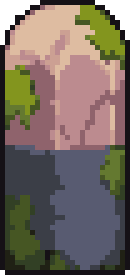
#> input picture art/source/park_stone/park_stone_column.png, 26 x 55 px (shown 5 times larger)
$ python fix_cp_pond.py
#> lines starting #> are read from the running program, lines starting #| are printed output that depends on the picture; after the words box and inside, x2 and y2 are one past the last pixel; in counts of white or black regions, pixels touching at a corner belong together
### tools/aseprite_io.py
#!/usr/bin/env python3
"""aseprite_io.py: write and read .aseprite sources without the Aseprite app (RGBA, one layer, N frames).

Why: the polish step (docs/WORKFLOW.md step 7) needs an .aseprite source newer than the cut. The Aseprite MCP runs
on the owner's Mac, which may be asleep during unattended runs. This writes a standard Aseprite 1.3 file (32-bit RGBA,
zlib cels, a tag per animation) that the app opens normally, and reads one back to check it.

  python3 -I tools/aseprite_io.py write OUT.aseprite FRAME1.png [FRAME2.png ...] [--ms 100] [--layer art]
  python3 -I tools/aseprite_io.py sheet OUT.aseprite SHEET.png FW FH [--ms 100]   # a sheet cut into frames
  python3 -I tools/aseprite_io.py check OUT.aseprite REF.png [FW FH]               # pixel-identical round trip
"""
import struct, sys, zlib
import numpy as np
from PIL import Image


def _chunk(kind, data):
    return struct.pack('<IH', len(data) + 6, kind) + data


def _string(s):
    b = s.encode('utf8')
    return struct.pack('<H', len(b)) + b


def write(path, frames, ms=100, layer='art'):
    """frames: list of HxWx4 uint8 arrays, all the same size."""
    h, w = frames[0].shape[:2]
    out = []
    for i, f in enumerate(frames):
        chunks = []
        if i == 0:
            chunks.append(_chunk(0x2004, struct.pack('<HHHHHHB3x', 3, 0, 0, 0, 0, 0, 255) + _string(layer)))
        a = np.ascontiguousarray(f.astype(np.uint8))
        a[a[..., 3] == 0] = 0
        cel = struct.pack('<HhhBHh5x', 0, 0, 0, 255, 2, 0) + struct.pack('<HH', w, h) + zlib.compress(a.tobytes(), 9)
        chunks.append(_chunk(0x2005, cel))
        body = b''.join(chunks)
        out.append(struct.pack('<IHHH2xI', len(body) + 16, 0xF1FA, len(chunks), ms, len(chunks)) + body)
    body = b''.join(out)
    head = struct.pack('<IHHHHHIHII B3x H BB hhHH', 128 + len(body), 0xA5E0, len(frames), w, h, 32, 1, 100, 0, 0,
                       0, 0, 1, 1, 0, 0, 16, 16)
    head += b'\0' * (128 - len(head))
    open(path, 'wb').write(head + body)


# [20 lines left out: function read, not called in this run]


def _png(p):
    return np.array(Image.open(p).convert('RGBA'))


def _cut(sheet, fw, fh):
    return [sheet[y:y + fh, x:x + fw] for y in range(0, sheet.shape[0] - fh + 1, fh)
            for x in range(0, sheet.shape[1] - fw + 1, fw)]


# [17 lines that do not run on import are left out]

### tools/fix_cp_pond.py
#!/usr/bin/env python3
"""fix_cp_pond.py: the stepping stone cut at the water (art/cp-pond-06nov, 6 Nov 2026, 0 credits, hand fix by rule).

  python3 -I tools/fix_cp_pond.py      -> riverwalk/art/scene/park_stone.png, art/source/park_stone/ (edits.json, .aseprite)

The owner (6 Nov, the tall pond): "this thing looks weird". The stone filled its whole 52 px box down to the bottom of
the world and the pond was drawn half see-through over its lower part: a grey glass pillar standing in the water. A
stepping stone is a rock whose top sticks out of the water. Every STONE box (City Park and City Park tall, the pond
and the creek) has its top 20 px over the water's surface (box y0 332, water 352; flat level 188 and 208).

The rule, on the 26 x 55 column made by tools/polish_cp_props.py (kept as art/source/park_stone/park_stone_column.png):
  1. keep rows 0-29: the rounded top and the rock face down to the art's own wet band (row 29, where its grey starts)
  2. splice out the 10 straight rows of the sides that join best (the same band cost as polish_cp_props.py)
  3. add one ink row under it: the waterline, the same row as the pond's own dark edge line (y 351)
  4. hand rule for the splice's specks: a lone pixel (no 8-neighbour of its colour) not touching the outline takes
     the colour most of its 8 neighbours have (each pixel recorded in edits.json; the rim's lone pixels are detail)
The rock is then 26 x 21 (the box's 24 + its outline each side; its top row the outline over the box's top).
scene.lua draws it standing on the water, and only there a dark reflection wobbling under it; the box is unchanged.
"""
import os, sys, json, shutil
import numpy as np
from PIL import Image
sys.path.insert(0, os.path.dirname(os.path.abspath(__file__)))
import aseprite_io

ROOT = os.path.dirname(os.path.dirname(os.path.abspath(__file__)))
NAME = 'park_stone'
SRC = os.path.join(ROOT, 'art/source', NAME)
COLUMN = os.path.join(SRC, NAME + '_column.png')
OUT = os.path.join(ROOT, 'riverwalk/art/scene', NAME + '.png')
KEEP, SPLICE, LO, HI = 30, 10, 8, 19


def band_cost(a, al, i, k):
    p, q, pa, qa = a[i - 1], a[i + k], al[i - 1], al[i + k]
    both = pa & qa
    d = np.sqrt(((p.astype(int) - q.astype(int)) ** 2).sum(-1))[both].sum()
    return d + 400 * (pa ^ qa).sum()


def main():
    if not os.path.exists(COLUMN):                       # the column as polish_cp_props.py made it (once)
        shutil.copyfile(OUT, COLUMN)
    im = np.array(Image.open(COLUMN).convert('RGBA'))
#> im is the input picture: shape (55, 26, 4); mean R, G, B, A 108.5, 96.7, 87.3, 244.8
    assert im.shape[:2] == (55, 26), im.shape
    rgb, al = im[..., :3].copy(), im[..., 3] > 127
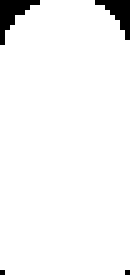
#> al: shape (55, 26) bool (shown 5 times larger); 96% white; 4 black regions (2 under 20 px), largest, box (x1, y1, x2, y2) and area: (0, 0, 8, 9) 30, (19, 0, 26, 8) 25
    rgb, al = rgb[:KEEP], al[:KEEP]
#> rgb: shape (30, 26, 3)
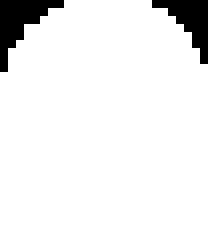
#> al: shape (30, 26) bool (shown 8 times larger); 92.9% white; 2 black regions, box (x1, y1, x2, y2) and area: (0, 0, 8, 9) 30, (19, 0, 26, 8) 25
    at = min(range(LO, HI + 1), key=lambda i: band_cost(rgb, al, i, SPLICE))
#> in band_cost, `p, q, pa, qa = a[i - 1], a[i + k], al[i - 1], al[i + k]`: p = 26 rows, first 8: [0, 0, 0], [21, 17, 22], [204, 160, 147], [222, 188, 161], [222, 188, 161], [222, 188, 161], [222, 188, 161], [222, 188, 161]; q = 26 rows, first 8: [21, 17, 22], [131, 149, 30], [131, 149, 30], [131, 149, 30], [131, 149, 30], [131, 149, 30], [70, 86, 35], [143, 99, 108]
#> in band_cost, `d = np.sqrt(((p.astype(int) - q.astype(int)) ** 2).sum(-1))[both].sum()`: d = 2829.3
#> in band_cost (call 2), `p, q, pa, qa = a[i - 1], a[i + k], al[i - 1], al[i + k]`: q = 26 rows, first 8: [21, 17, 22], [131, 149, 30], [131, 149, 30], [131, 149, 30], [131, 149, 30], [131, 149, 30], [131, 149, 30], [100, 121, 48]
#> in band_cost (call 3), `p, q, pa, qa = a[i - 1], a[i + k], al[i - 1], al[i + k]`: p = 26 rows, first 8: [21, 17, 22], [143, 99, 108], [222, 188, 161], [222, 188, 161], [222, 188, 161], [222, 188, 161], [222, 188, 161], [222, 188, 161]; q = 26 rows, first 8: [21, 17, 22], [100, 121, 48], [131, 149, 30], [131, 149, 30], [131, 149, 30], [131, 149, 30], [131, 149, 30], [70, 86, 35]
#> in band_cost (call 4), `p, q, pa, qa = a[i - 1], a[i + k], al[i - 1], al[i + k]`: p = 26 rows, first 8: [21, 17, 22], [204, 160, 147], [222, 188, 161], [222, 188, 161], [188, 139, 143], [204, 160, 147], [204, 160, 147], [222, 188, 161]; q = 26 rows, first 8: [21, 17, 22], [100, 121, 48], [100, 121, 48], [100, 121, 48], [100, 121, 48], [131, 149, 30], [70, 86, 35], [70, 86, 35]
#> in band_cost (call 5), `p, q, pa, qa = a[i - 1], a[i + k], al[i - 1], al[i + k]`: p = 26 rows, first 8: [21, 17, 22], [204, 160, 147], [204, 160, 147], [204, 160, 147], [188, 139, 143], [188, 139, 143], [188, 139, 143], [188, 139, 143]; q = 26 rows, first 8: [21, 17, 22], [100, 121, 48], [100, 121, 48], [70, 86, 35], [100, 121, 48], [131, 149, 30], [70, 86, 35], [143, 99, 108]
#> in band_cost (call 6), `p, q, pa, qa = a[i - 1], a[i + k], al[i - 1], al[i + k]`: p = 26 rows, first 8: [21, 17, 22], [204, 160, 147], [204, 160, 147], [204, 160, 147], [204, 160, 147], [204, 160, 147], [188, 139, 143], [143, 99, 108]; q = 26 rows, first 8: [21, 17, 22], [70, 86, 35], [70, 86, 35], [143, 99, 108], [100, 121, 48], [100, 121, 48], [143, 99, 108], [143, 99, 108]
#> in band_cost (call 7), `p, q, pa, qa = a[i - 1], a[i + k], al[i - 1], al[i + k]`: p = 26 rows, first 8: [21, 17, 22], [204, 160, 147], [204, 160, 147], [100, 121, 48], [131, 149, 30], [143, 99, 108], [143, 99, 108], [143, 99, 108]; q = 26 rows, first 8: [21, 17, 22], [70, 86, 35], [143, 99, 108], [143, 99, 108], [70, 86, 35], [100, 121, 48], [143, 99, 108], [143, 99, 108]
#> in band_cost (call 8), `p, q, pa, qa = a[i - 1], a[i + k], al[i - 1], al[i + k]`: p = 26 rows, first 8: [21, 17, 22], [131, 149, 30], [131, 149, 30], [131, 149, 30], [70, 86, 35], [70, 86, 35], [143, 99, 108], [143, 99, 108]; q = 26 rows, first 8: [21, 17, 22], [50, 64, 37], [143, 99, 108], [143, 99, 108], [143, 99, 108], [70, 86, 35], [143, 99, 108], [143, 99, 108]
#> in band_cost (call 9), `p, q, pa, qa = a[i - 1], a[i + k], al[i - 1], al[i + k]`: p = 26 rows, first 8: [21, 17, 22], [131, 149, 30], [131, 149, 30], [131, 149, 30], [131, 149, 30], [131, 149, 30], [143, 99, 108], [143, 99, 108]; q = 26 rows, first 8: [21, 17, 22], [143, 99, 108], [143, 99, 108], [143, 99, 108], [143, 99, 108], [143, 99, 108], [143, 99, 108], [143, 99, 108]
#> in band_cost (call 10), `p, q, pa, qa = a[i - 1], a[i + k], al[i - 1], al[i + k]`: p = 26 rows, first 8: [21, 17, 22], [131, 149, 30], [131, 149, 30], [131, 149, 30], [131, 149, 30], [131, 149, 30], [70, 86, 35], [143, 99, 108]
#> in band_cost (call 11), `p, q, pa, qa = a[i - 1], a[i + k], al[i - 1], al[i + k]`: p = 26 rows, first 8: [21, 17, 22], [131, 149, 30], [131, 149, 30], [131, 149, 30], [131, 149, 30], [131, 149, 30], [50, 64, 37], [143, 99, 108]
#> in band_cost (call 12), `p, q, pa, qa = a[i - 1], a[i + k], al[i - 1], al[i + k]`: p = 26 rows, first 8: [21, 17, 22], [131, 149, 30], [131, 149, 30], [131, 149, 30], [131, 149, 30], [131, 149, 30], [70, 86, 35], [143, 99, 108]; q = 26 rows, first 8: [21, 17, 22], [59, 62, 71], [59, 62, 71], [88, 91, 113], [88, 91, 113], [88, 91, 113], [88, 91, 113], [143, 99, 108]
#> at = 18
    keep = np.r_[0:at, at + SPLICE:KEEP]
#> keep = 20 values from 0 to 29
    rgb, al = rgb[keep], al[keep]
#> rgb: shape (20, 26, 3)
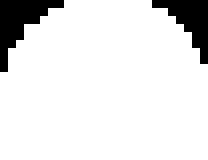
#> al: shape (20, 26) bool (shown 8 times larger); 89.4% white; 2 black regions, box (x1, y1, x2, y2) and area: (0, 0, 8, 9) 30, (19, 0, 26, 8) 25
    cols = np.unique(im[..., :3][im[..., 3] > 127], axis=0)
#> cols = [[21, 17, 22], [32, 33, 21], [50, 64, 37], [59, 62, 71], [70, 86, 35], [88, 91, 113], [100, 121, 48], [131, 149, 30], [143, 99, 108], [188, 139, 143], [204, 160, 147], [222, 188, 161]]
    ink = cols[(cols.astype(float) @ [0.299, 0.587, 0.114]).argmin()]
#> ink = [21, 17, 22]
    rgb = np.concatenate([rgb, np.tile(ink, (1, rgb.shape[1], 1))]); al = np.concatenate([al, np.ones((1, al.shape[1]), bool)])
#> after `al = np.concatenate([al, np.ones((1, al.shape[1]), bool)])`:
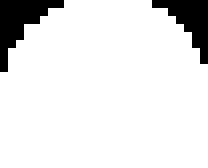
#> al: shape (21, 26) bool (shown 8 times larger); 89.9% white; 2 black regions, box (x1, y1, x2, y2) and area: (0, 0, 8, 9) 30, (19, 0, 26, 8) 25
    hand = []
    H, W = al.shape
#> H = 21; W = 26
    key = (rgb[..., 0].astype(int) << 16) | (rgb[..., 1].astype(int) << 8) | rgb[..., 2]
    for y in range(H):
        for x in range(W):
            if not al[y, x]: continue
            nb = [(y + dy, x + dx) for dy in (-1, 0, 1) for dx in (-1, 0, 1) if (dy or dx) and 0 <= y + dy < H and 0 <= x + dx < W]
            if len(nb) < 8 or not all(al[q] for q in nb): continue
            ks = [key[q] for q in nb]
            if key[y, x] in ks or (ink == rgb[y, x]).all(): continue      # (not lone, or the outline)
            if any((rgb[q] == ink).all() for q in nb): continue          # (on the rim: detail, kept)
            vals, cnt = np.unique(ks, return_counts=True); k = int(vals[cnt.argmax()])
            new = np.array([(k >> 16) & 255, (k >> 8) & 255, k & 255], np.uint8)
            hand.append({'x': x, 'y': y, 'from': '%02x%02x%02x' % tuple(int(v) for v in rgb[y, x]), 'to': '%02x%02x%02x' % tuple(int(v) for v in new),
                         'why': 'a lone speck inside the rock face after the splice: its neighbours\' colour'})
            rgb[y, x] = new; key[y, x] = k
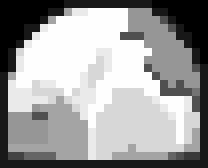
#> key: shape (21, 26) int64 (shown 8 times larger); min 0, max 14597281, mean 9027284; drawn with min black and max white
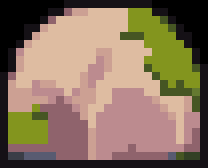
#> rgb: shape (21, 26, 3) (shown 8 times larger); mean R, G, B 137.3, 115.4, 94.3
#> after the loop, hand = 7 items
    out = np.dstack([rgb, np.where(al, 255, 0)]).astype(np.uint8)
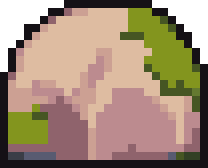
#> out: shape (21, 26, 4) (shown 8 times larger); mean R, G, B, A 137.3, 115.4, 94.3, 229.3; transparent parts drawn white
    Image.fromarray(out, 'RGBA').save(OUT)
    Image.fromarray(out, 'RGBA').save(os.path.join(SRC, NAME + '.png'))
    aseprite_io.write(os.path.join(SRC, NAME + '.aseprite'), [out], layer=NAME)
#> the loop in write, `for i, f in enumerate(frames):` made 1 pass
#> after the loop in write, `for i, f in enumerate(frames):`: out = 1 item
    ed = os.path.join(SRC, 'edits.json')
#> (the run stopped early here; a loop or call above may not have finished)
